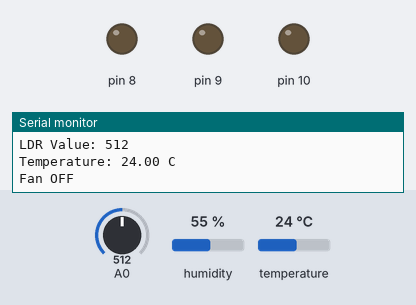
Bench run of a sketch on a simulated Arduino Uno, built with avr-gcc and run on an emulated ATmega328P. On the bench: output pins drawn as LEDs (lit = HIGH), the last lines printed to the serial monitor. Inputs (shaded band) come from the test bench; at power-on: temperature 24 °C, A0 = 512, humidity 55 %.

Above: at 2.8 s.
2.9 s: temperature set to 36 °C
5.6 s: temperature set to 39 °C
At 7.2 s:
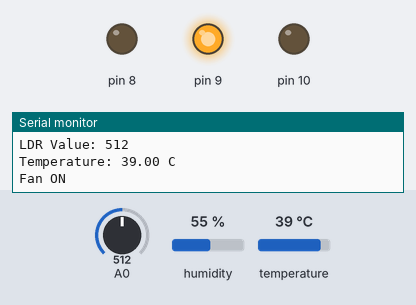
8.3 s: A0 set to 310
11.3 s: A0 set to 291
At 13.3 s:
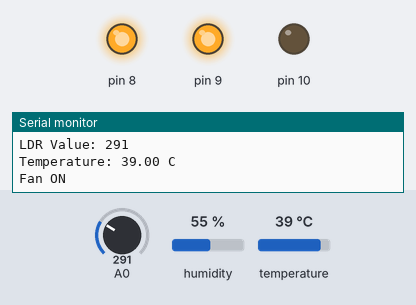
14.0 s: temperature set to 12 °C
At 14.5 s:
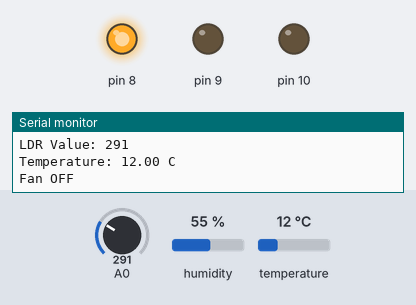
16.7 s: temperature set to 41 °C
At 19.3 s:
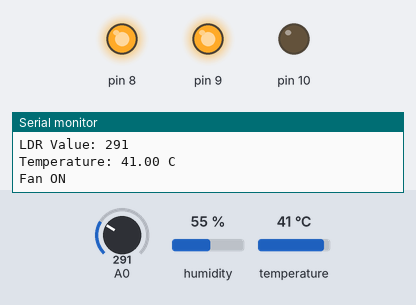
Timing chart, 0 to 20.7 s (numbered marks = the images above; inputs shaded):
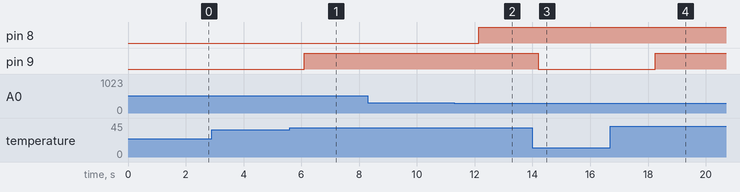

Measured:
- the behaviour switches between 37 and 38 °C on temperature (found by bisection; images 0 and 1)
- the behaviour switches between 300 and 299 on A0 (found by bisection; images 1 and 2)
- after the input at 5.6 s, pin 9: LOW → HIGH after 0.50 s
- after the input at 11.3 s, pin 8: LOW → HIGH after 0.85 s
- after the input at 14.0 s, pin 9: HIGH → LOW after 0.19 s
- after the input at 16.7 s, pin 9: LOW → HIGH after 1.5 s

The sketch:

SmartHomeAutomation.ino
```cpp
#include <DHT.h>

#define DHTPIN 2
#define DHTTYPE DHT11

DHT dht(DHTPIN, DHTTYPE);

// ---------------- BASE CLASS ----------------
class Device {
  public:
    virtual void update() = 0;
};

// ---------------- LIGHT CLASS ----------------
class Light : public Device {

  private:
    int ldrPin;
    int ledPin;

  public:
    Light(int ldr, int led) {

      ldrPin = ldr;
      ledPin = led;

      pinMode(ledPin, OUTPUT);
    }

    void update() {

      int lightValue = analogRead(ldrPin);

      Serial.print("LDR Value: ");
      Serial.println(lightValue);

      if (lightValue < 300) {
        digitalWrite(ledPin, HIGH);
      }
      else {
        digitalWrite(ledPin, LOW);
      }
    }
};

// ---------------- FAN CLASS ----------------
class Fan : public Device {

  private:
    int IN3;
    int IN4;

  public:
    Fan(int pin3, int pin4) {

      IN3 = pin3;
      IN4 = pin4;

      pinMode(IN3, OUTPUT);
      pinMode(IN4, OUTPUT);
    }

    void update() {

      float temp = dht.readTemperature();

      if (isnan(temp)) {
        Serial.println("DHT Error");
        return;
      }

      Serial.print("Temperature: ");
      Serial.print(temp);
      Serial.println(" C");

      // FAN CONTROL
      if (temp > 37) {

        digitalWrite(IN3, HIGH);
        digitalWrite(IN4, LOW);

        Serial.println("Fan ON");
      }
      else {

        digitalWrite(IN3, LOW);
        digitalWrite(IN4, LOW);

        Serial.println("Fan OFF");
      }
    }
};

// ---------------- OBJECTS ----------------
Light roomLight(A0, 8);
Fan roomFan(9, 10);

void setup() {

  Serial.begin(9600);

  dht.begin();
}

void loop() {

  roomLight.update();

  roomFan.update();

  delay(2000);
}
```
